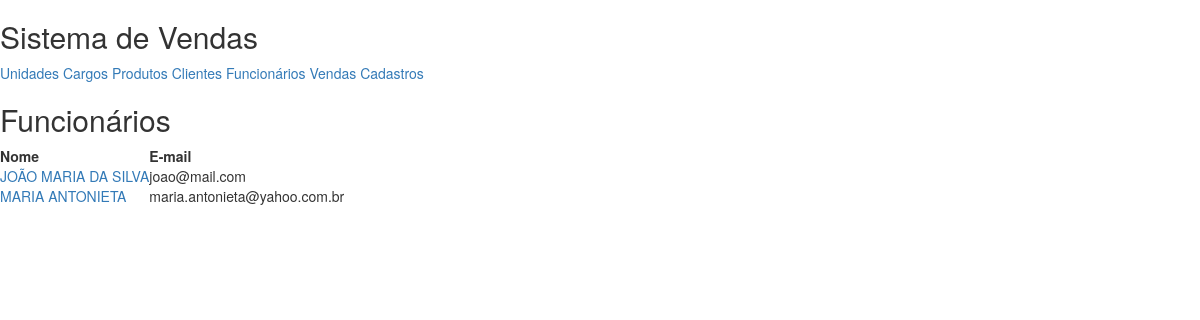
/appvendas/funcionarios/, run on an earlier commit of the app's database.
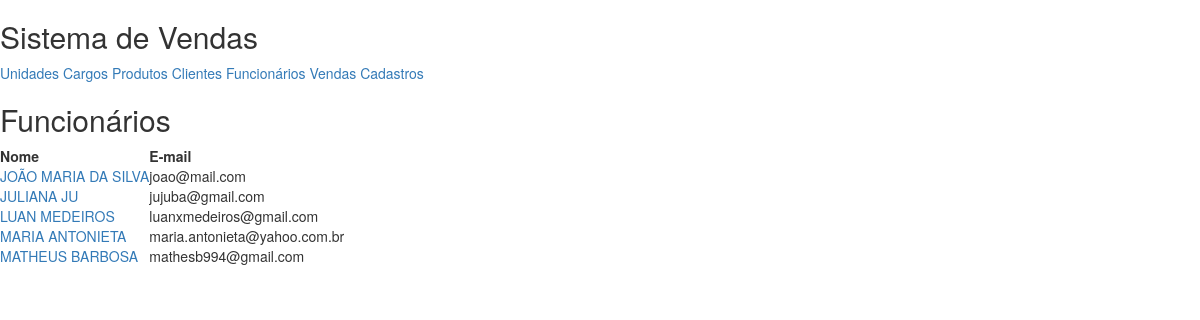
And on a later commit of the database.
### appvendas/models.py (models this page shows, shortened)
class Pessoa(models.Model):
    nome=models.CharField("Nome",max_length=255)
    email=models.EmailField("E-Mail",max_length=200)
    telefone=models.CharField("Telefone",max_length=20)

class Funcionario(Pessoa):
    matricula=models.CharField("Matrícula",max_length=10,unique=True)
    cargo=models.ForeignKey(Cargo,on_delete=models.PROTECT,verbose_name="Cargo")

class Pessoa(models.Model):
    nome=models.CharField("Nome",max_length=255)
    email=models.EmailField("E-Mail",max_length=200)
    telefone=models.CharField("Telefone",max_length=20)

### appvendas/views.py (the view)
def listarfuncionrios(request):
    funcionarios=Funcionario.objects.all().order_by('nome')
    lista={'funcionarios':funcionarios}
    return render(request,'funcionarios.html',lista)

### templates/funcionarios.html
{% extends 'base.html' %}
{% block conteudo %}
    <h2>Funcionários</h2>
<table>
  <tr>
    <th>Nome</th>
    <th>E-mail</th>
  </tr>
    {% for funcionario in funcionarios %}
        <tr>
            <td><a href="{% url 'exibirfuncionario' funcionario.id %}"> {{ funcionario.nome | upper }}</a></td>
            <td>{{ funcionario.email }}</td>
        </tr>
    {% endfor %}
</table>
{% endblock %}

What changed in the data, as far as the page shows it:
added Funcionario: nome "JULIANA JU", email "jujuba@gmail.com"
added Funcionario: nome "LUAN MEDEIROS", email "luanxmedeiros@gmail.com"
added Funcionario: nome "MATHEUS BARBOSA", email "mathesb994@gmail.com"
